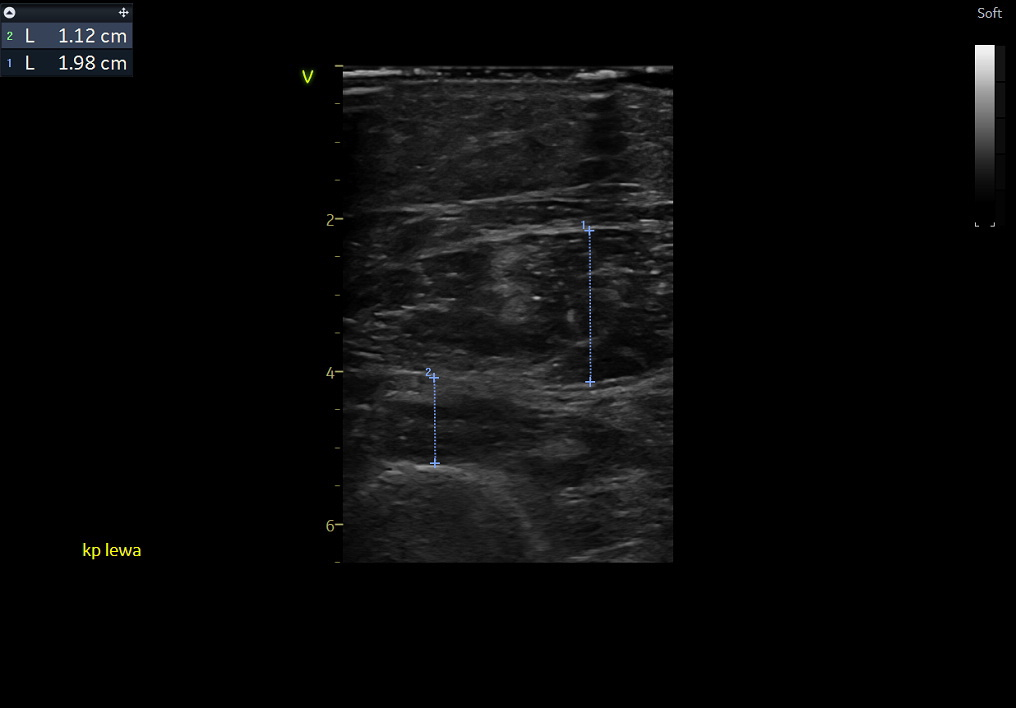
#> input picture lab3/topic_A/images/21.G.R 3.jpg, 1016 x 708 px; its folder holds only this picture in this run
$ jupyter execute sample.ipynb
#> lines starting #> are read from the running program, lines starting #| are printed output that depends on the picture; after the words box and inside, x2 and y2 are one past the last pixel; in counts of white or black regions, pixels touching at a corner belong together
#> further down, img is the input picture: shape (708, 1016, 3); mean B, G, R 9.2, 9, 8.9
[cell 1]
import numpy as np
import cv2 as cv
import os
IMAGES_DIR = "./images"
SEG_PARAMS = dict(
    b_minus_r_thresh = 30,
    b_minus_g_thresh = 20,
    b_min_val        = 80,
    dilate_k         = 4,
    dilate_iter      = 1,
)
def segment_calipers(img_bgr, p):
    b = img_bgr[:,:,0].astype(np.int16)
    g = img_bgr[:,:,1].astype(np.int16)
    r = img_bgr[:,:,2].astype(np.int16)
    mask = (
        (b - r > p['b_minus_r_thresh']) &
        (b - g > p['b_minus_g_thresh'])
        # (img_bgr[:,:,0] > p['b_min_val'])
    ).astype(np.uint8) * 255
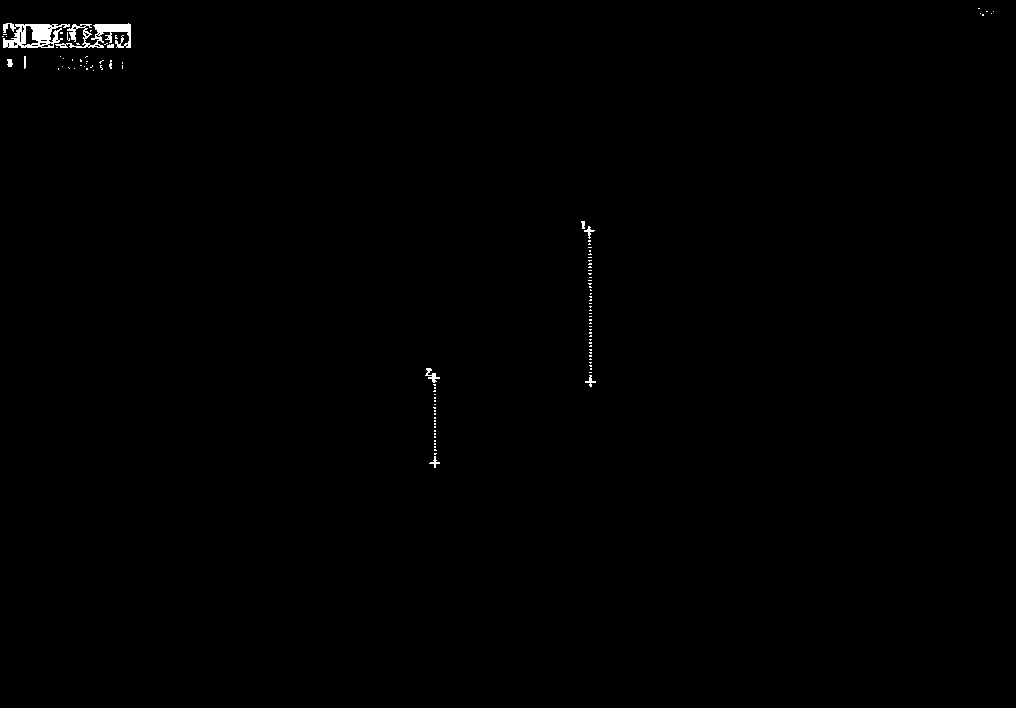
#> mask: shape (708, 1016); 0.35% white; 110 white regions (100 under 20 px), largest, box (x1, y1, x2, y2) and area: (3, 23, 70, 48) 949, (55, 23, 131, 48) 801, (425, 368, 440, 383) 86
    cv.imshow('mask', mask)
    cv.waitKey(0)
    cv.destroyAllWindows()
    mask = mask &  (img_bgr[:,:,0] > p['b_min_val'])
#> mask: shape (708, 1016); values 0 (black) and 1 (white), 0.32% white; 104 white regions (95 under 20 px), largest, box (x1, y1, x2, y2) and area: (3, 23, 70, 48) 938, (55, 23, 131, 48) 771, (425, 368, 439, 383) 72
    kernel = cv.getStructuringElement(cv.MORPH_ELLIPSE, (p['dilate_k'], p['dilate_k']))
    return cv.dilate(mask, kernel, iterations=p['dilate_iter'])
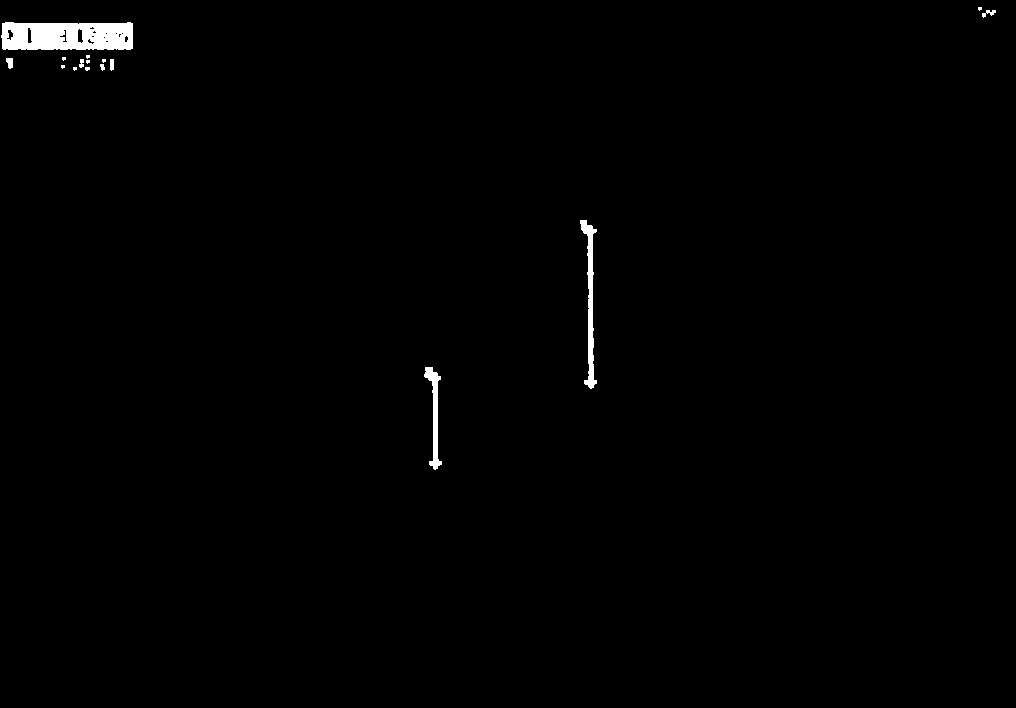
#> returned value: shape (708, 1016); values 0 (black) and 1 (white), 0.73% white; 16 white regions (8 under 20 px), largest, box (x1, y1, x2, y2) and area: (1, 22, 133, 50) 3316, (580, 220, 597, 389) 992, (424, 367, 442, 470) 650


for image in os.listdir(IMAGES_DIR):
    img = cv.imread(IMAGES_DIR + "/" + image)
    mask = segment_calipers(img, SEG_PARAMS)
    dst = cv.inpaint(img,mask,3,cv.INPAINT_TELEA)
    cv.imshow('dst', dst)
    cv.waitKey(0)
    cv.destroyAllWindows()

$ run again, on lab3/topic_A/images/ROK.A.J 1.jpg
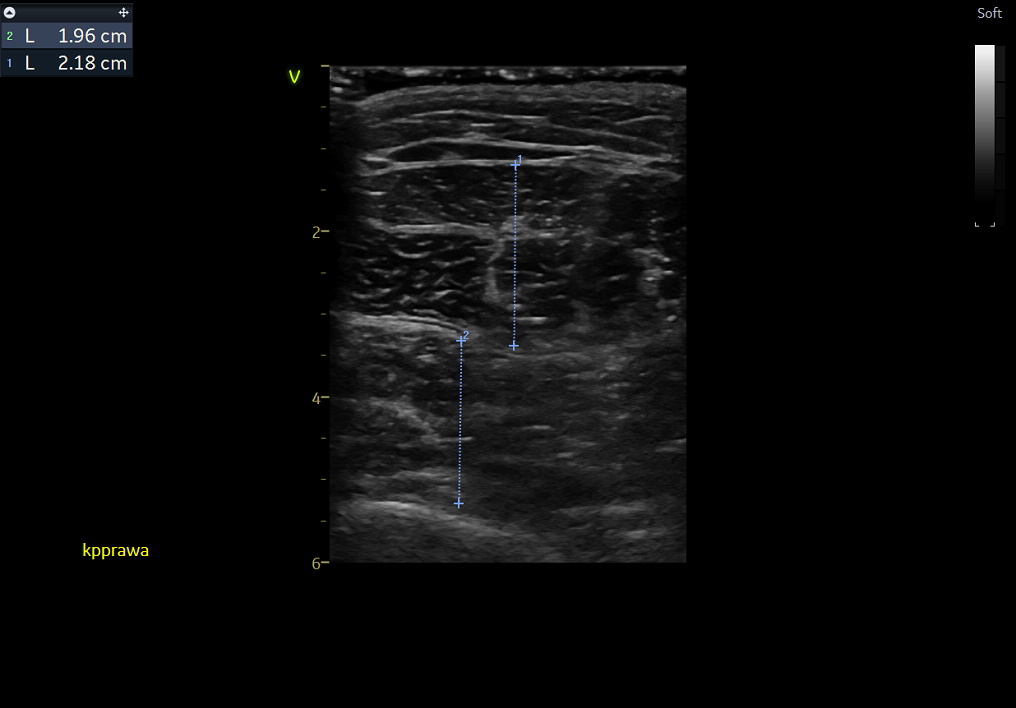
#> input picture lab3/topic_A/images/ROK.A.J 1.jpg, 1016 x 708 px
#> img is the input picture: shape (708, 1016, 3); mean B, G, R 9.9, 9.7, 9.6
#> in segment_calipers, `mask = ( (b - r > p['b_minus_r_thresh']) & (b - g > p['b_minus_g_thres..`:
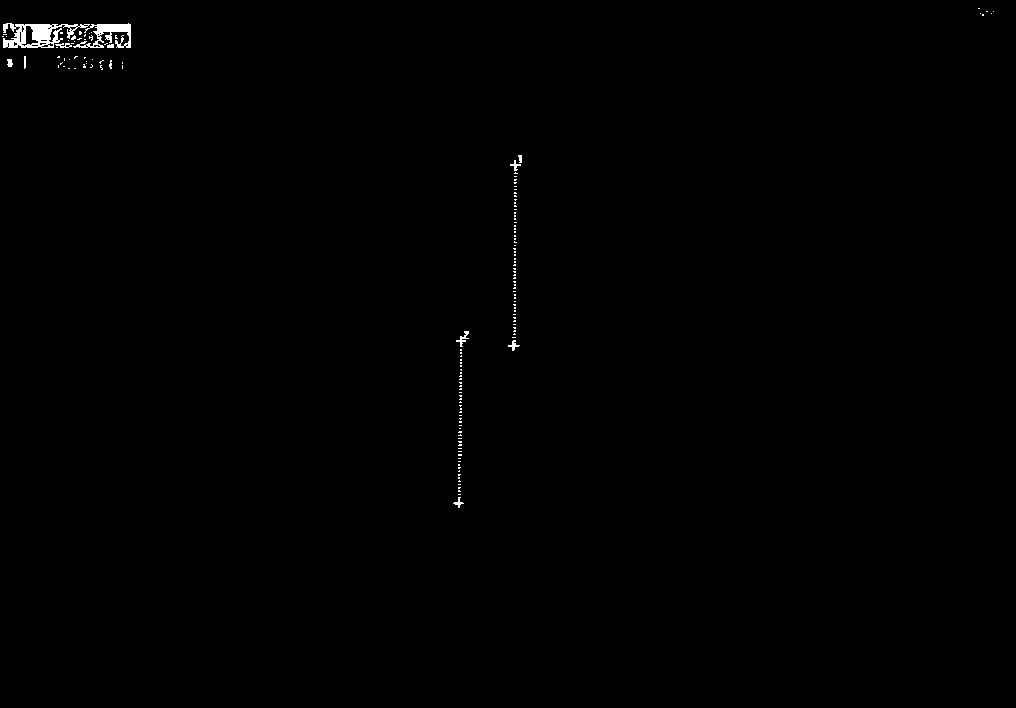
#> mask: shape (708, 1016); 0.36% white; 151 white regions (140 under 20 px), largest, box (x1, y1, x2, y2) and area: (3, 23, 90, 48) 1043, (73, 23, 131, 48) 604, (456, 331, 469, 347) 72
#> in segment_calipers, `return cv.dilate(mask, kernel, iterations=p['dilate_iter'])`:
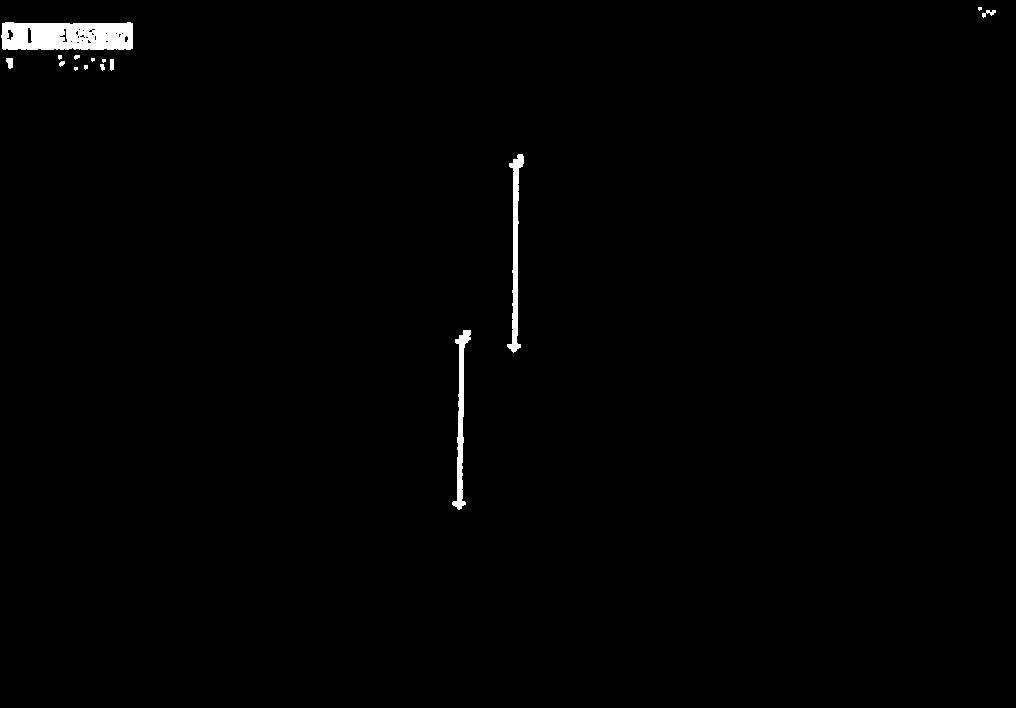
#> returned value: shape (708, 1016); values 0 (black) and 1 (white), 0.82% white; 15 white regions (6 under 20 px), largest, box (x1, y1, x2, y2) and area: (1, 22, 133, 50) 3342, (507, 154, 524, 353) 1169, (452, 330, 471, 510) 1084
